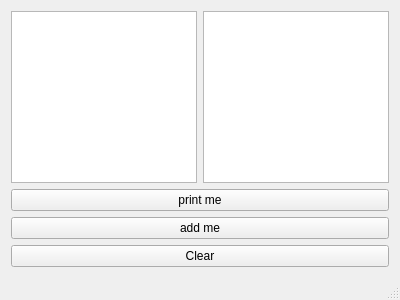
<?xml version="1.0" encoding="UTF-8"?>
<ui version="4.0">
 <class>MainWindow</class>
 <widget class="QMainWindow" name="MainWindow">
  <property name="geometry">
   <rect>
    <x>0</x>
    <y>0</y>
    <width>400</width>
    <height>300</height>
   </rect>
  </property>
  <property name="windowTitle">
   <string>MainWindow</string>
  </property>
  <widget class="QWidget" name="centralWidget">
   <layout class="QVBoxLayout" name="verticalLayout">
    <item>
     <layout class="QHBoxLayout" name="horizontalLayout">
      <item>
       <widget class="QListWidget" name="listWidget"/>
      </item>
      <item>
       <widget class="QListView" name="listView">
        <property name="iconSize">
         <size>
          <width>64</width>
          <height>64</height>
         </size>
        </property>
        <property name="resizeMode">
         <enum>QListView::Adjust</enum>
        </property>
        <property name="viewMode">
         <enum>QListView::IconMode</enum>
        </property>
       </widget>
      </item>
     </layout>
    </item>
    <item>
     <widget class="QPushButton" name="pushButton">
      <property name="text">
       <string>print me</string>
      </property>
     </widget>
    </item>
    <item>
     <widget class="QPushButton" name="pushButton_2">
      <property name="text">
       <string>add me</string>
      </property>
     </widget>
    </item>
    <item>
     <widget class="QPushButton" name="pushButton_3">
      <property name="text">
       <string>Clear</string>
      </property>
     </widget>
    </item>
   </layout>
  </widget>
  <widget class="QStatusBar" name="statusBar"/>
 </widget>
 <layoutdefault spacing="6" margin="11"/>
 <resources/>
 <connections/>
</ui>
